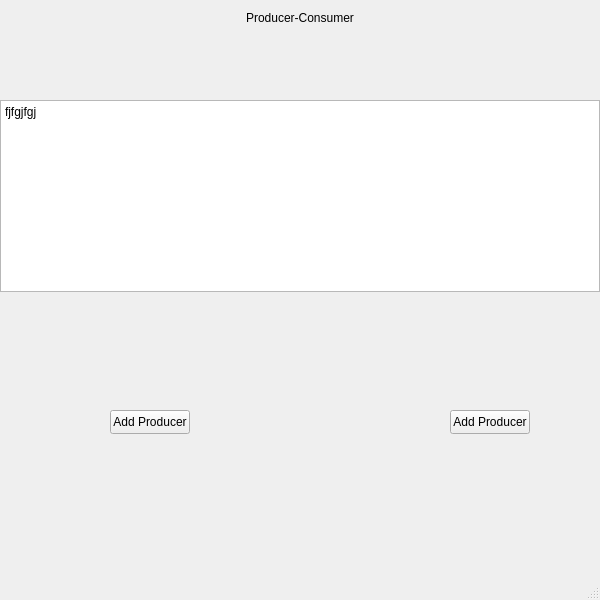
<?xml version="1.0" encoding="UTF-8"?>
<ui version="4.0">
 <class>MainWindow</class>
 <widget class="QMainWindow" name="MainWindow">
  <property name="geometry">
   <rect>
    <x>0</x>
    <y>0</y>
    <width>600</width>
    <height>600</height>
   </rect>
  </property>
  <property name="windowTitle">
   <string>MainWindow</string>
  </property>
  <widget class="QWidget" name="centralwidget">
   <widget class="QPushButton" name="pushButton">
    <property name="geometry">
     <rect>
      <x>110</x>
      <y>410</y>
      <width>80</width>
      <height>24</height>
     </rect>
    </property>
    <property name="text">
     <string>Add Producer</string>
    </property>
   </widget>
   <widget class="QTextBrowser" name="textBrowser">
    <property name="geometry">
     <rect>
      <x>0</x>
      <y>100</y>
      <width>600</width>
      <height>192</height>
     </rect>
    </property>
    <property name="html">
     <string>&lt;!DOCTYPE HTML PUBLIC &quot;-//W3C//DTD HTML 4.0//EN&quot; &quot;http://www.w3.org/TR/REC-html40/strict.dtd&quot;&gt;
&lt;html&gt;&lt;head&gt;&lt;meta name=&quot;qrichtext&quot; content=&quot;1&quot; /&gt;&lt;meta charset=&quot;utf-8&quot; /&gt;&lt;style type=&quot;text/css&quot;&gt;
p, li { white-space: pre-wrap; }
hr { height: 1px; border-width: 0; }
li.unchecked::marker { content: &quot;\2610&quot;; }
li.checked::marker { content: &quot;\2612&quot;; }
&lt;/style&gt;&lt;/head&gt;&lt;body style=&quot; font-family:'Segoe UI'; font-size:9pt; font-weight:400; font-style:normal;&quot;&gt;
&lt;p style=&quot; margin-top:0px; margin-bottom:0px; margin-left:0px; margin-right:0px; -qt-block-indent:0; text-indent:0px;&quot;&gt;fjfgjfgj&lt;/p&gt;&lt;/body&gt;&lt;/html&gt;</string>
    </property>
   </widget>
   <widget class="QLabel" name="label">
    <property name="geometry">
     <rect>
      <x>225</x>
      <y>10</y>
      <width>150</width>
      <height>16</height>
     </rect>
    </property>
    <property name="text">
     <string>Producer-Consumer</string>
    </property>
    <property name="alignment">
     <set>Qt::AlignCenter</set>
    </property>
   </widget>
   <widget class="QPushButton" name="pushButton_2">
    <property name="geometry">
     <rect>
      <x>450</x>
      <y>410</y>
      <width>80</width>
      <height>24</height>
     </rect>
    </property>
    <property name="text">
     <string>Add Producer</string>
    </property>
   </widget>
   <widget class="QWidget" name="verticalLayoutWidget">
    <property name="geometry">
     <rect>
      <x>0</x>
      <y>0</y>
      <width>361</width>
      <height>231</height>
     </rect>
    </property>
    <layout class="QVBoxLayout" name="verticalLayout"/>
   </widget>
  </widget>
  <widget class="QMenuBar" name="menubar">
   <property name="geometry">
    <rect>
     <x>0</x>
     <y>0</y>
     <width>600</width>
     <height>21</height>
    </rect>
   </property>
  </widget>
  <widget class="QStatusBar" name="statusbar"/>
 </widget>
 <resources/>
 <connections/>
</ui>
